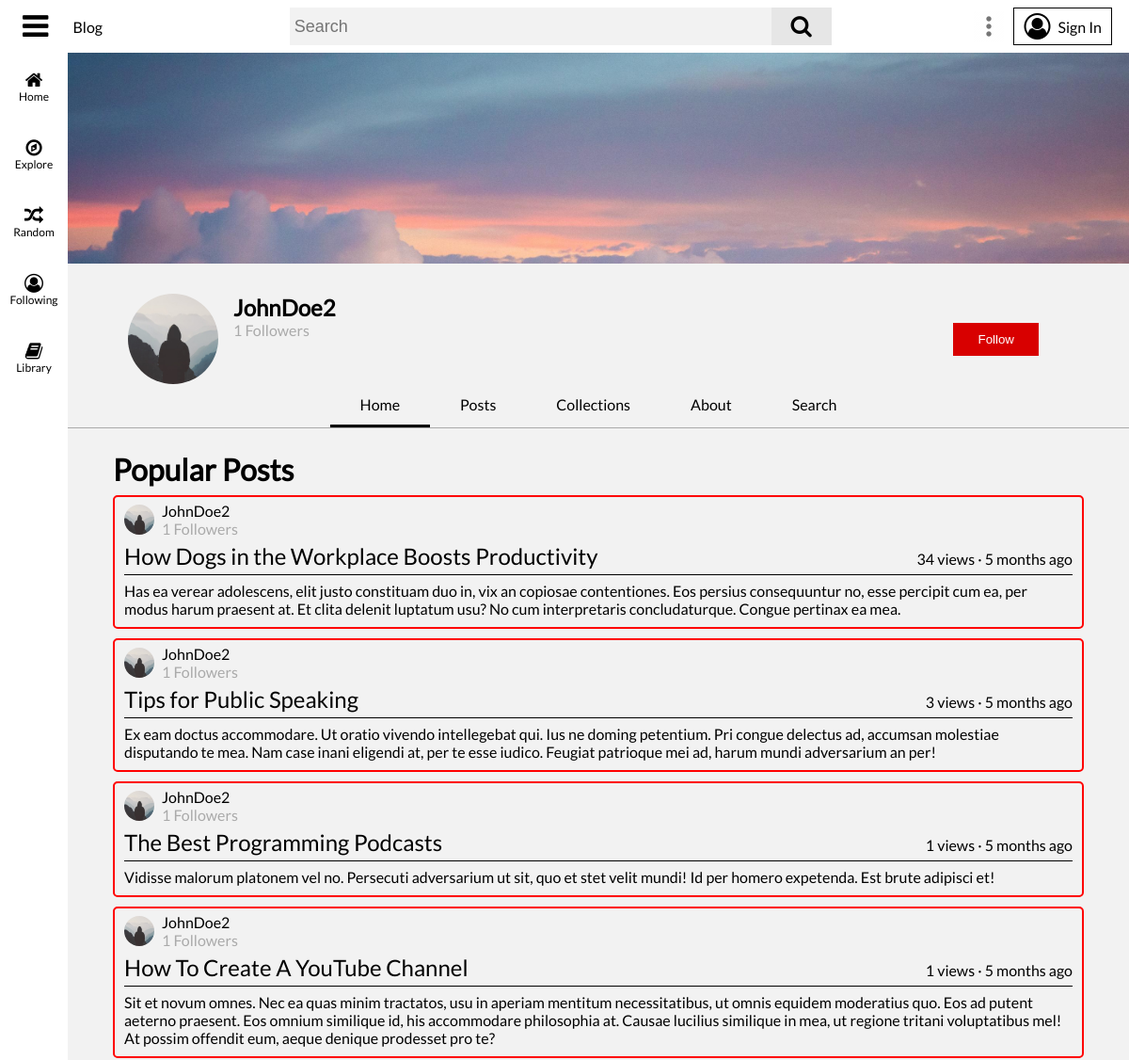
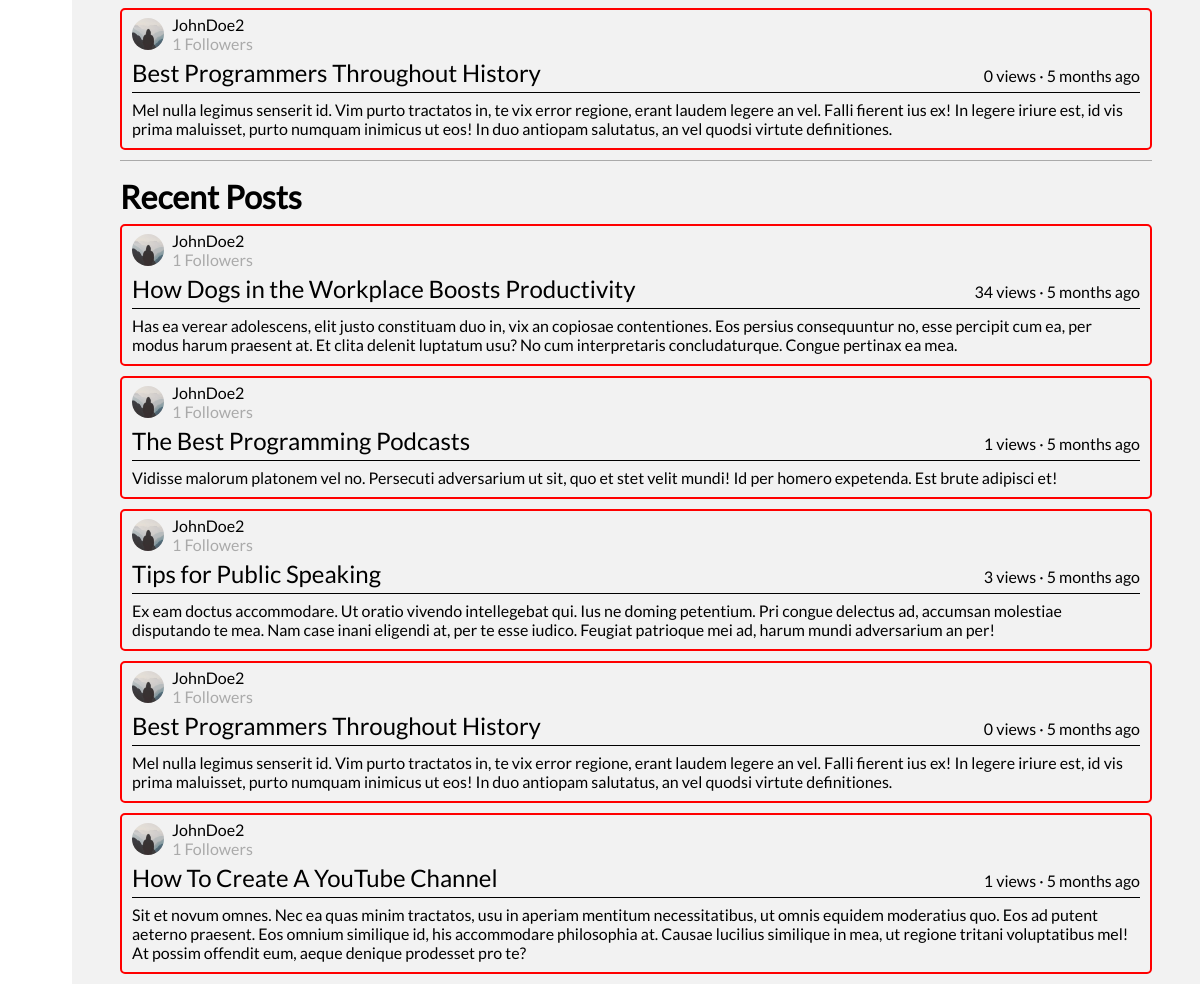
/user/JohnDoe2, run on the app's committed database (2 pictures, top to bottom).
### flaskblog/models.py (models this page shows, shortened)
class User(db.Model, UserMixin):
	id = db.Column(db.Integer, primary_key=True)
	username = db.Column(db.String(16), unique=True, nullable=False)
	email = db.Column(db.String(120), unique=True, nullable=False)
	image_file = db.Column(db.String(20), nullable=False, default='default.jpg')
	banner_image = db.Column(db.String(20), nullable=False, default='default_banner.jpg')
	description = db.Column(db.String(120), nullable=True)
	password = db.Column(db.String(60), nullable=False)
	security_question = db.Column(db.String(120), nullable=True)
	security_question_answer = db.Column(db.String(120), nullable=True)
	date_joined = db.Column(db.DateTime, default=datetime.utcnow, nullable=False)
	following = db.relationship('User', secondary=user_user_follow,
								primaryjoin=id == user_user_follow.c.follower_user_id,
								secondaryjoin=id == user_user_follow.c.following_user_id,
								backref='followers')
	media_uploads = db.relationship('Media', backref='uploader', lazy=True)
	posts_cached = db.relationship('PostCache', backref='cache_author', lazy=True)
	posts = db.relationship('Post', backref='author', lazy=True)
	posts_viewed = db.relationship('Post', secondary=user_post_view, backref='viewers')
	posts_liked = db.relationship('Post', secondary=user_post_like, backref='post_likers')
	posts_disliked = db.relationship('Post', secondary=user_post_dislike, backref='post_dislikers')
	featured_post_id = db.Column(db.Integer, nullable=True)
	comments = db.relationship('Comment', backref='author', lazy=True)
	comments_liked = db.relationship('Comment', secondary=user_comment_like, backref='comment_likers')
	comments_disliked = db.relationship('Comment', secondary=user_comment_dislike, backref='comment_dislikers')
	collections = db.relationship('Collection', backref='author', lazy=True)

class Post(db.Model):
	id = db.Column(db.Integer, primary_key=True)
	user_id = db.Column(db.Integer, db.ForeignKey('user.id'), nullable=False)
	title = db.Column(db.String(100), nullable=False)
	date_posted = db.Column(db.DateTime, nullable=False, default=datetime.utcnow)
	content = db.Column(db.Text, nullable=False)
	views = db.Column(db.Integer, nullable=False, default=0)
	likes = db.Column(db.Integer, nullable=False, default=0)
	comments = db.relationship('Comment', backref='parent', lazy=True)
	tags = db.relationship('Tag', secondary=post_tag_cat, backref='posts_tagged')
	def date_posted_ago(self):
		date_posted = getattr(self, 'date_posted')
		return get_duration(date_posted)

### flaskblog/users/routes.py (the view)
@users.route('/user/<string:username>')
def user_page(username):
	user = User.query.filter_by(username=username).first_or_404()
	most_viewed_user_posts = Post.query.filter_by(user_id=user.id).order_by(Post.views.desc()).limit(5).all()
	most_recent_user_posts = Post.query.filter_by(user_id=user.id).order_by(Post.date_posted.desc()).limit(5).all()
	featured_post = Post.query.get(user.featured_post_id)
	posts = most_viewed_user_posts + most_recent_user_posts
	if featured_post:
		posts += featured_post
	limit_content = {}
	for post in posts:
		splinted = re.split('{{|}}', post.content)
		for i, splint in enumerate(splinted):
			if splint == '':
				splinted.pop(i)
			elif '*/#|>' in splint:
				splinted.pop(i)
		if len(splinted[0].split()) > 17:
			limit_content[post.id] = splinted[0].split('\n')[0]
		else:
			limit_content[post.id] = splinted[0] + '...'
	user_followed = False
	if current_user.is_authenticated:
		if user in current_user.following:
			user_followed = True
	return render_template('user_page.html', title=username, user=user, user_followed=user_followed,
						   featured_post=featured_post, most_viewed_user_posts=most_viewed_user_posts,
						   most_recent_user_posts=most_recent_user_posts, limit_content=limit_content)

### flaskblog/main/forms.py
class SearchForm(FlaskForm):
    searched = SearchField(validators=[DataRequired()])

### flaskblog/main/routes.py (called while the page is built)
@main.app_context_processor
def inject_template_globals():
	if current_user.is_authenticated:
		image_file_2 = current_user.image_file
	else:
		image_file_2 = 'default.jpg'
	has_post_cache = False
	if current_user.is_authenticated:
		if PostCache.query.filter_by(user_id=current_user.id):
			has_post_cache = True
	return dict(image_file=url_for('static', filename=f'images/profile_pics/{image_file_2}'), SearchForm=SearchForm(),
				has_post_cache=has_post_cache)

### flaskblog/templates/user_page.html (shortened to what this page needs)
{% extends 'base.html' %}
{% block body %}
	<div id="main-body-nm">
		<div id="user-page-header">
			<img id="user-page-header-background" src="{{ url_for('static', filename='images/banners/' + user.banner_image) }}">
			<div id="user-page-header-info">
				<div style="display: flex;">
					<img class="followed-user-img" height="96" width="96" draggable="false" src="{{ url_for('static', filename='images/profile_pics/' + user.image_file) }}">
					<div id="user-page-header-info-info">
						<h2>{{ user.username }}</h2>
						<span class="text-muted">{{ length(user.followers) }} Followers</span>
					</div>
				</div>
				<div>
					{% if current_user.is_authenticated %}
						{% if current_user != user %}
							{% if user_followed %}
								<button class="following-button" style="margin-right: 32px;">Following</button>
							{% else %}
								<button class="follow-button" style="margin-right: 32px;">Follow</button>
							{% endif %}
						{% endif %}
					{% else %}
						<a href="{{ url_for('users.signin', next=url_for('users.user_page', username=user.username)|unquote) }}">
							<button class="follow-button" style="margin-right: 32px;">Follow</button>
						</a>
					{% endif %}
				</div>
			</div>
			<div id="user-page-nav-container">
				<nav id="user-page-nav">
					<div class="user-page-nav-item-selected">
						Home
					</div>
					<div class="user-page-nav-item" onclick="redirect(`{{ url_for('users.user_posts', username=user.username) }}`)">
						Posts
					</div>
					<div class="user-page-nav-item" onclick="redirect(`{{ url_for('users.user_collections', username=user.username) }}`)">
						Collections
					</div>
					<div class="user-page-nav-item" onclick="redirect(`{{ url_for('users.user_about', username=user.username) }}`)">
						About
					</div>
					<div class="user-page-nav-item">
						Search
					</div>
				</nav>
			</div>
			<div id="user-page-body">
				<div style="margin-bottom: 16px; border-bottom: 1px groove #aaa;">
					<h1 style="margin-bottom: 8px;">Popular Posts</h1>
					{% for post in most_viewed_user_posts %}
						<article class="post-container">
							<div class="post-header">
								<a href="{{ url_for('users.user_page', username=post.author.username) }}">
									<img class="post-user-img" height="32" width="32" draggable="false" src="{{ url_for('static', filename='images/profile_pics/' + post.author.image_file) }}">
								</a>
								<div class="post-header-info">
									<a href="{{ url_for('users.user_page', username=post.author.username) }}">
										{{ post.author.username }}
									</a>
									<span>{{ length(post.author.followers) }} Followers</span>
								</div>
							</div>
							<div class="post-title">
								<a href="{{ url_for('posts.post', post_id=post.id) }}">{{ post.title }}</a>
								{{ post.views }} views · {{ post.date_posted_ago() }}
							</div>
							<p class="post-content">{{ limit_content[post.id] }}</p>
						</article>
					{% endfor %}
				</div>
				<div>
					<h1 style="margin-bottom: 8px;">Recent Posts</h1>
					{% for post in most_recent_user_posts %}
						<article class="post-container">
							<div class="post-header">
								<a href="{{ url_for('users.user_page', username=post.author.username) }}">
									<img class="post-user-img" height="32" width="32" draggable="false" src="{{ url_for('static', filename='images/profile_pics/' + post.author.image_file) }}">
								</a>
								<div class="post-header-info">
									<a href="{{ url_for('users.user_page', username=post.author.username) }}">
										{{ post.author.username }}
									</a>
									<span>{{ length(post.author.followers) }} Followers</span>
								</div>
							</div>
							<div class="post-title">
								<a href="{{ url_for('posts.post', post_id=post.id) }}">{{ post.title }}</a>
								{{ post.views }} views · {{ post.date_posted_ago() }}
							</div>
							<p class="post-content">{{ limit_content[post.id] }}</p>
						</article>
					{% endfor %}
				</div>
			</div>
		</div>
	</div>
{% endblock %}

### flaskblog/static/main.css (style rules this page uses)
[data-theme="light"] { --primary-color: #f2f2f2; --secondary-color: #f00; --primary-color-header: #fff; --secondary-color-header: #000; --search-box: #f2f2f2; --search-box-icon: #e6e6e6; --side-menu-color: #e6e6e6; --primary-text: #000; --primary-icon: #000; }
.text-muted { color: #aaa; }
body { margin: 0; padding: 0; background-color: var(--primary-color); font-family: 'Lato', sans-serif; }
p, h1, h2, h3, h4, h5, h6, span { color: var(--primary-text); margin: 0px; padding: 0px; }
a { color: #3ea6ff margin: 0; padding: 0; }
button { cursor: pointer; margin: 0; padding: 0; }
#main-body-nm { display: flex; flex-direction: column; padding: 56px 0 0 72px; }
.post-container { display: flex; flex-direction: column; color: var(--primary-text); padding-top: 5px; padding-left: 10px; padding-right: 10px; margin-bottom: 10px; border-radius: 5px; border: 2px solid var(--secondary-color); }
.post-header { display: flex; align-items: center; }
.post-header > a { display: inline-flex; }
.post-user-img { border-radius: 50px; }
.post-header-info { display: flex; flex-direction: column; padding-left: 8px; }
.post-header-info a { color: var(--primary-text); text-decoration: none; }
.post-header-info span { color: #aaa; }
.post-title { display: flex; align-items: baseline; justify-content: space-between; border-bottom: 1px solid var(--primary-text); }
.post-title a { color: var(--primary-text); font-size: 24px; text-decoration: none; margin-top: 5px; margin-bottom: 5px; }
.post-content { color: var(--primary-text); white-space: pre-line; margin-top: 7px; margin-bottom: 10px; }
.followed-user-img { border-radius: 80px; }
#user-page-header { display: flex; flex-direction: column; }
#user-page-header-background { height: 224px; width: 100%; object-fit: cover; object-position: 100% 0; }
#user-page-header-info { display: flex; justify-content: space-between; align-items: center; padding: 32px 64px 0; }
#user-page-header-info-info { display: flex; flex-direction: column; margin-left: 16px; color: var(--primary-text); }
#user-page-nav-container { display: flex; flex-direction: column; align-items: center; width: 100%; color: #aaa; border-bottom: 1px groove #aaa; }
#user-page-nav { display: flex; }
.user-page-nav-item { color: var(--primary-text); cursor: pointer; padding: 12px 32px; background-color: transparent; }
.user-page-nav-item-selected { color: var(--primary-text); cursor: pointer; padding: 12px 32px; background-color: transparent; border-bottom: 3px solid var(--primary-text); }
#user-page-body { display: flex; flex-direction: column; padding: 24px 48px 0; }
.follow-button { color: #fff; padding: 8px 24px; background-color: #d80000; border: 2px solid #d80000; }

### data on the page
User: banner_image (placeholder picture), image_file (placeholder picture), username "JohnDoe2"
Post: image_file (placeholder picture), author.username "JohnDoe2", length "1", title "How Dogs in the Workplace Boosts Productivity", views "34", date_posted_ago "5 months ago", limit_content "Has ea verear adolescens, elit justo constituam duo in, vix an copiosae contentiones. Eos persius consequuntur no, esse percipit cum ea, per modus harum praesent at. Et clita delenit luptatum usu? No cum interpretaris concludaturque. Congue pertinax ea mea."
Post: image_file (placeholder picture), author.username "JohnDoe2", length "1", title "Tips for Public Speaking", views "3", date_posted_ago "5 months ago", limit_content "Ex eam doctus accommodare. Ut oratio vivendo intellegebat qui. Ius ne doming petentium. Pri congue delectus ad, accumsan molestiae disputando te mea. Nam case inani eligendi at, per te esse iudico. Feugiat patrioque mei ad, harum mundi adversarium an per!"
Post: image_file (placeholder picture), author.username "JohnDoe2", views "1", title "The Best Programming Podcasts", date_posted_ago "5 months ago", limit_content "Vidisse malorum platonem vel no. Persecuti adversarium ut sit, quo et stet velit mundi! Id per homero expetenda. Est brute adipisci et!"
Post: image_file (placeholder picture), author.username "JohnDoe2", views "1", title "How To Create A YouTube Channel", date_posted_ago "5 months ago", limit_content "Sit et novum omnes. Nec ea quas minim tractatos, usu in aperiam mentitum necessitatibus, ut omnis equidem moderatius quo. Eos ad putent aeterno praesent. Eos omnium similique id, his accommodare philosophia at. Causae lucilius similique in mea, ut regione tritani voluptatibus mel! At possim offendit eum, aeque denique prodesset pro te?"
Post: image_file (placeholder picture), author.username "JohnDoe2", length "1", title "Best Programmers Throughout History", views "0", date_posted_ago "5 months ago", limit_content "Mel nulla legimus senserit id. Vim purto tractatos in, te vix error regione, erant laudem legere an vel. Falli fierent ius ex! In legere iriure est, id vis prima maluisset, purto numquam inimicus ut eos! In duo antiopam salutatus, an vel quodsi virtute definitiones."

### other printed values
{{ length(user.followers) }} "1"
